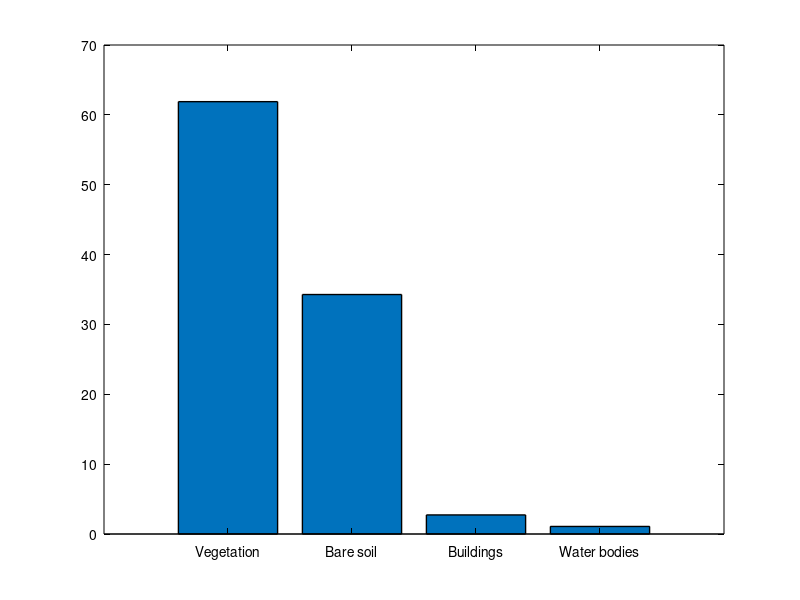

Here is the MATLAB script that generated this plot: (Note: this script raises an error after producing the figure.)
% 1. Données 
categories = {'Vegetation', 'Bare soil', 'Buildings', 'Water bodies'};
pourcentages = [61.89, 34.28, 2.73, 1.08];

% 2. Définition des couleurs exactes de la carte précédente (Normalisées RGB)
couleurs = [
    0.27, 0.55, 0.31;  % Vegetation (Vert de la carte)
    0.81, 0.74, 0.53;  % Bare soil (Beige de la carte)
    1.00, 0.13, 0.08;  % Buildings (Rouge de la carte)
    0.12, 0.53, 0.90   % Water bodies (Bleu de la carte)
];

% 3. figure
figure('Color', [1 1 1]); 

% 4. Dessin du diagramme en barres
hBar = bar(pourcentages, 'EdgeColor', 'k', 'LineWidth', 1);
set(gca, 'XTickLabel', categories, 'XColor', 'k', 'YColor', 'k');

% palette personnalisée à chaque barre
hBar.FaceColor = 'flat';
hBar.CData = couleurs;

% 5. Personnalisation des axes et labels 
ylabel('Landuse (%)', 'FontSize', 11, 'Color', 'k');
xlabel('Main types of occupation in Kavimvira Watershed', 'FontSize', 11, 'Color', 'k');
ylim([0 100]); 
set(gca, 'YTick', 0:10:100); 
grid off; 

% 6. étiquettes de texte 
xtips = 1:numel(pourcentages);
ytips = pourcentages + 2;
labels = cellstr(num2str(pourcentages', '%.2f%%'));
text(xtips, ytips, labels, 'HorizontalAlignment', 'center', ...
    'VerticalAlignment', 'bottom', 'FontSize', 9, 'FontWeight', 'bold');
